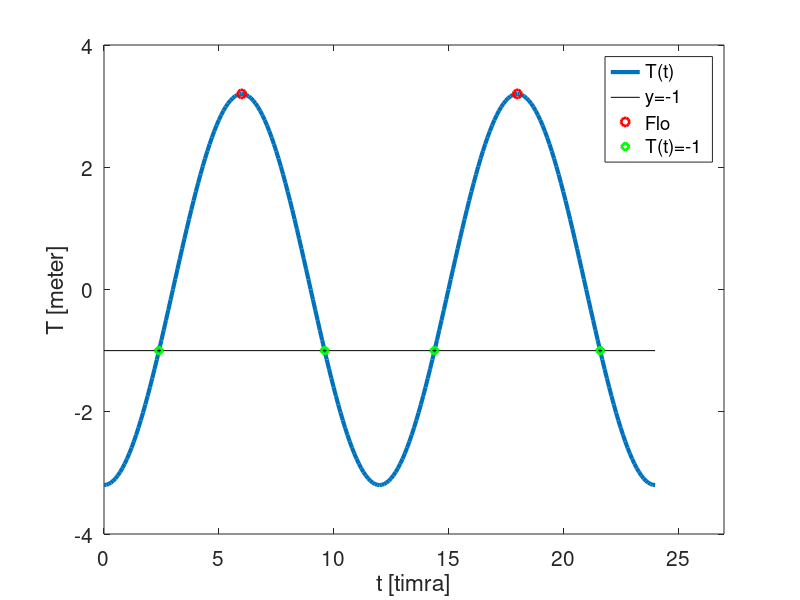

MATLAB code to generate this figure:
x=0:0.1:24;
y=3.2*sin(pi/6*(x-3));
plot(x,y,'linewidth',3)
set(gca,'fontsize',15)
xlabel('t [timra]'); ylabel('T [meter]')
hold on
plot([0 24],[-1 -1],'k-')
plot([6 18],[3.2 3.2],'ro','linewidth',2)
plot([2.39 9.61 14.39 21.61],-ones(1,4),'gd','linewidth',2)
legend('T(t)','y=-1','Flo','T(t)=-1')
axis([0 27 -4 4])
hold off
